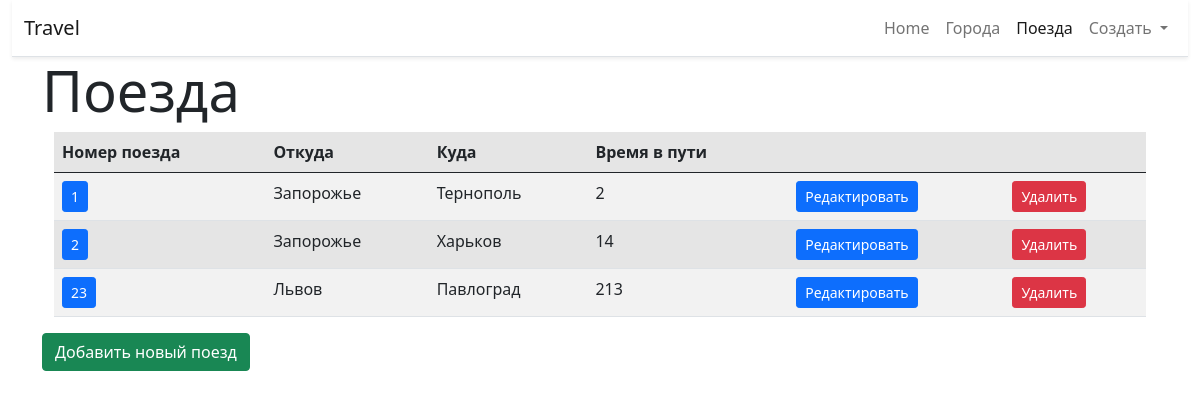
The app's page /trains/, older data.
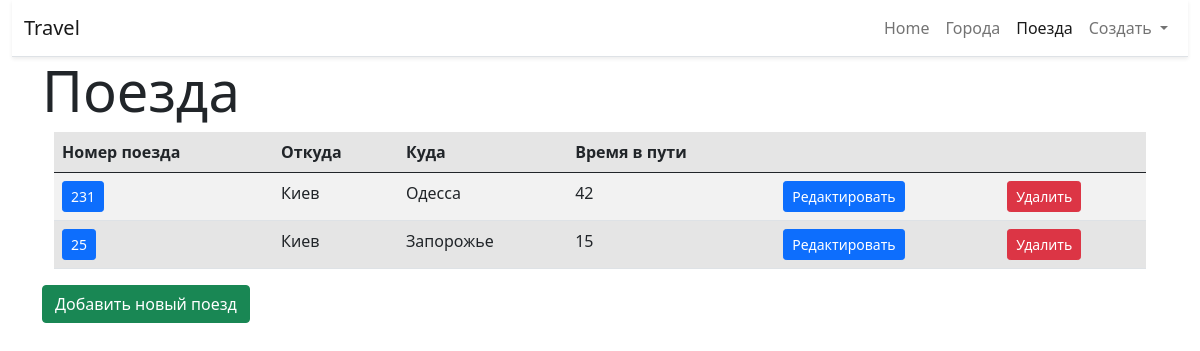
The same page, newer data.
### trains/models.py (models this page shows, shortened)
class Train(models.Model):
    name = models.CharField(max_length=100, unique=True, verbose_name='Номер поезда')
    from_city = models.ForeignKey(City, on_delete=models.CASCADE, verbose_name='Откуда', related_name='from_city')
    to_city = models.ForeignKey(City, on_delete=models.CASCADE, verbose_name='Куда', related_name='to_city')
    travel_time = models.IntegerField(verbose_name='Время в пути')
    class Meta:
        verbose_name = 'Поезд'
        verbose_name_plural = 'Поезда'
        ordering = ['name']

### cities/models.py (models this page shows)
class City(models.Model):
    name = models.CharField(max_length=100, unique=True, verbose_name='Город')
    def __str__(self):
        return self.name
    class Meta:
        verbose_name = 'Город'
        verbose_name_plural = 'Города'
        ordering = ['name']

### trains/views.py (the view)
# urls.py: path('', home, name='home'),
def home(request):
    trains = Train.objects.all()
    paginator = Paginator(trains, 10)
    page = request.GET.get('page')
    trains = paginator.get_page(page)
    return render(request, 'trains/home.html', {'objects_list': trains, 'paginator': paginator})

### trains/templates/trains/home.html (shortened to what this page needs)
{% extends "base.html" %}
{% block content %}
<h1 class="display-4">Поезда</h1>
    <div class="container-fluid">
        <div class="col-md-20 table-responsive">
        <table class="table table-striped table-active">
        <thead>
        <tr>
            <th>
                Номер поезда
            </th>
                        <th>
                Откуда
            </th>
                        <th>
                Куда
            </th>
                        <th>
                Время в пути
            </th>
                        <th>
            </th>
                        <th>
            </th>
        </tr>
        </thead>
        <tbody>
            {% for object in objects_list %}
                <tr>
                <td><a href="{% url 'train:detail' pk=object.pk %}"><button type="button" class="btn btn-primary btn-sm">{{ object.name }}</button></a></td>
                <td>{{ object.from_city }}</td>
                <td>{{ object.to_city }}</td>
                <td>{{ object.travel_time }}</td>
                <td><a href="{% url 'train:update' pk=object.pk %}"><button type="button" class="btn btn-primary btn-sm">Редактировать</button></a> </td>
                <td><a href="{% url 'train:delete' pk=object.pk %}"><button type="button" class="btn btn-danger btn-sm">Удалить</button></a> </td>
            {% endfor %}
            </tr>
        </tbody>
        </table>
        </div>
    </div>
    <div>
    <div class="row">
        <a href="{% url 'train:add' %}"><button type="button" class="btn btn-success">Добавить новый поезд</button></a>
    </div>
    </div>
{% endblock %}

Row changes from the older to the newer data that the page shows:
removed Train: name "1", from_city "Запорожье", to_city "Тернополь", travel_time "2"
removed Train: name "2", from_city "Запорожье", to_city "Харьков", travel_time "14"
removed Train: name "23", from_city "Львов", to_city "Павлоград", travel_time "213"
added Train: name "231", from_city "Киев", to_city "Одесса", travel_time "42"
added Train: name "25", from_city "Киев", to_city "Запорожье", travel_time "15"
